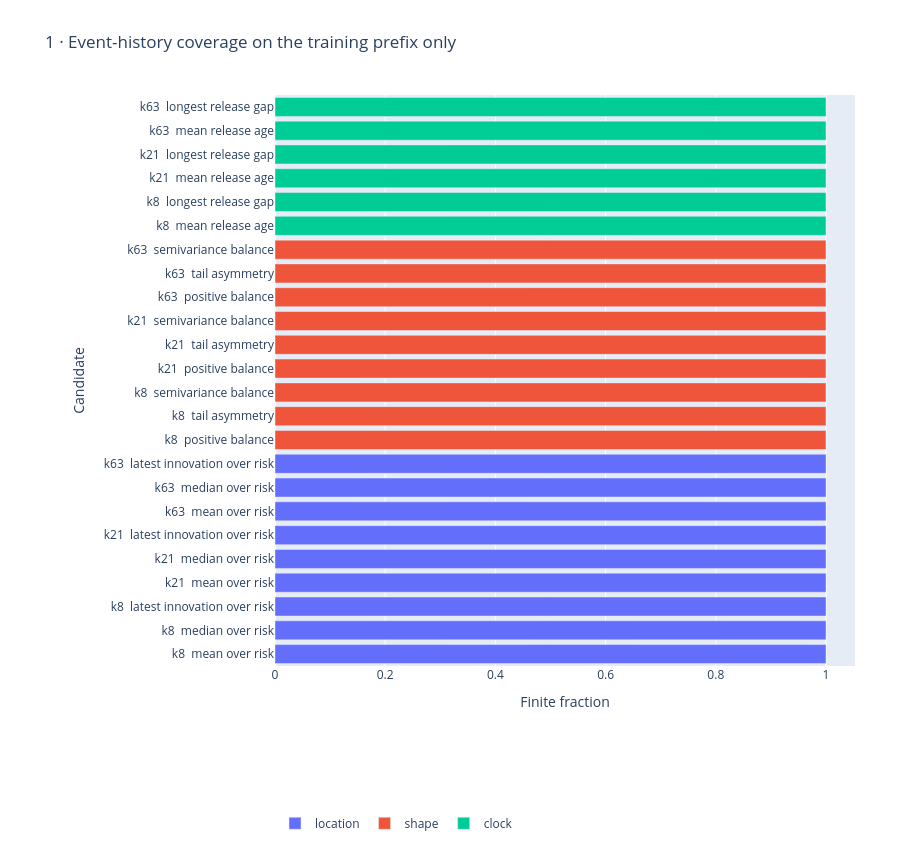

The notebook cell saved with this chart:
### Markdown cell above
## 1 · Coverage of observed-event summaries

An event window needs K genuinely observed outcomes after release. Empty histories remain missing; no target outcomes are zero-filled.

### Code cell
figures[0].show(renderer='plotly_mimetype')

### Figure 1 — Plotly figure (JSON) as saved in the notebook; plotly's stock layout.template omitted (floating-point values rounded to 4 significant figures)
{"data": [{"name": "location", "orientation": "h", "type": "bar", "x": [1, 1, 1, 1, 1, 1, 1, 1, 1], "y": ["k8  mean over risk", "k8  median over risk", "k8  latest innovation over risk", "k21  mean over risk", "k21  median over risk", "k21  latest innovation over risk", "k63  mean over risk", "k63  median over risk", "k63  latest innovation over risk"]}, {"name": "shape", "orientation": "h", "type": "bar", "x": [1, 1, 1, 1, 1, 1, 1, 1, 1], "y": ["k8  positive balance", "k8  tail asymmetry", "k8  semivariance balance", "k21  positive balance", "k21  tail asymmetry", "k21  semivariance balance", "k63  positive balance", "k63  tail asymmetry", "k63  semivariance balance"]}, {"name": "clock", "orientation": "h", "type": "bar", "x": [1, 1, 1, 1, 1, 1], "y": ["k8  mean release age", "k8  longest release gap", "k21  mean release age", "k21  longest release gap", "k63  mean release age", "k63  longest release gap"]}], "layout": {"height": 850, "legend": {"orientation": "h", "y": -0.25}, "margin": {"b": 115, "l": 275, "r": 45, "t": 95}, "title": {"text": "1 · Event-history coverage on the training prefix only"}, "xaxis": {"title": {"text": "Finite fraction"}}, "yaxis": {"title": {"text": "Candidate"}}}}
